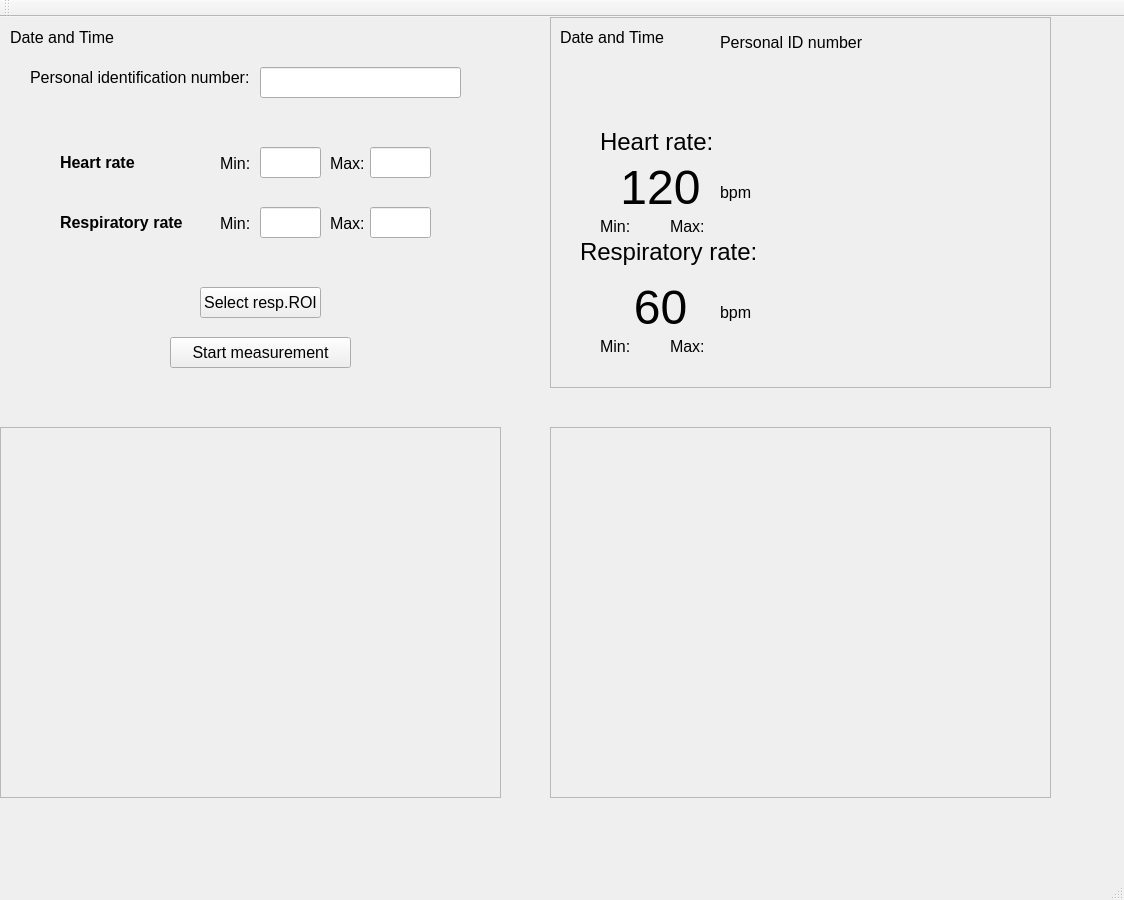
<?xml version="1.0" encoding="UTF-8"?>
<ui version="4.0">
 <class>heimdall_VSClass</class>
 <widget class="QMainWindow" name="heimdall_VSClass">
  <property name="geometry">
   <rect>
    <x>0</x>
    <y>0</y>
    <width>1124</width>
    <height>900</height>
   </rect>
  </property>
  <property name="font">
   <font>
    <family>MS Shell Dlg 2</family>
    <pointsize>12</pointsize>
    <weight>9</weight>
    <italic>false</italic>
    <bold>false</bold>
   </font>
  </property>
  <property name="mouseTracking">
   <bool>true</bool>
  </property>
  <property name="windowTitle">
   <string>heimdall_VS</string>
  </property>
  <property name="autoFillBackground">
   <bool>false</bool>
  </property>
  <property name="styleSheet">
   <string notr="true">font: 75 12pt &quot;MS Shell Dlg 2&quot;;</string>
  </property>
  <widget class="QWidget" name="centralWidget">
   <widget class="QFrame" name="frame_2">
    <property name="geometry">
     <rect>
      <x>550</x>
      <y>0</y>
      <width>501</width>
      <height>371</height>
     </rect>
    </property>
    <property name="frameShape">
     <enum>QFrame::StyledPanel</enum>
    </property>
    <property name="frameShadow">
     <enum>QFrame::Raised</enum>
    </property>
    <widget class="QLabel" name="labelHeartRate_2">
     <property name="geometry">
      <rect>
       <x>50</x>
       <y>110</y>
       <width>131</width>
       <height>31</height>
      </rect>
     </property>
     <property name="styleSheet">
      <string notr="true">font: 75 12pt &quot;MS Shell Dlg 2&quot;;
font: 75 12pt &quot;MS Shell Dlg 2&quot;;</string>
     </property>
     <property name="text">
      <string>&lt;html&gt;&lt;head/&gt;&lt;body&gt;&lt;p&gt;&lt;span style=&quot; font-size:18pt; font-weight:400;&quot;&gt;Heart rate:&lt;/span&gt;&lt;/p&gt;&lt;/body&gt;&lt;/html&gt;</string>
     </property>
    </widget>
    <widget class="QLabel" name="labelRespRate_2">
     <property name="geometry">
      <rect>
       <x>30</x>
       <y>220</y>
       <width>201</width>
       <height>31</height>
      </rect>
     </property>
     <property name="styleSheet">
      <string notr="true">font: 75 12pt &quot;MS Shell Dlg 2&quot;;
font: 75 12pt &quot;MS Shell Dlg 2&quot;;</string>
     </property>
     <property name="text">
      <string>&lt;html&gt;&lt;head/&gt;&lt;body&gt;&lt;p&gt;&lt;span style=&quot; font-size:18pt; font-weight:400;&quot;&gt;Respiratory rate:&lt;/span&gt;&lt;/p&gt;&lt;/body&gt;&lt;/html&gt;</string>
     </property>
    </widget>
    <widget class="QLabel" name="labelHRNumber">
     <property name="geometry">
      <rect>
       <x>50</x>
       <y>140</y>
       <width>121</width>
       <height>61</height>
      </rect>
     </property>
     <property name="text">
      <string>&lt;html&gt;&lt;head/&gt;&lt;body&gt;&lt;p align=&quot;center&quot;&gt;&lt;span style=&quot; font-size:36pt; font-weight:400;&quot;&gt;120&lt;/span&gt;&lt;/p&gt;&lt;/body&gt;&lt;/html&gt;</string>
     </property>
    </widget>
    <widget class="QLabel" name="labelRRNumber">
     <property name="geometry">
      <rect>
       <x>50</x>
       <y>260</y>
       <width>121</width>
       <height>61</height>
      </rect>
     </property>
     <property name="text">
      <string>&lt;html&gt;&lt;head/&gt;&lt;body&gt;&lt;p align=&quot;center&quot;&gt;&lt;span style=&quot; font-size:36pt;&quot;&gt;60&lt;/span&gt;&lt;/p&gt;&lt;/body&gt;&lt;/html&gt;</string>
     </property>
    </widget>
    <widget class="QLabel" name="label">
     <property name="geometry">
      <rect>
       <x>50</x>
       <y>200</y>
       <width>41</width>
       <height>16</height>
      </rect>
     </property>
     <property name="text">
      <string>&lt;html&gt;&lt;head/&gt;&lt;body&gt;&lt;p&gt;Min: &lt;/p&gt;&lt;/body&gt;&lt;/html&gt;</string>
     </property>
    </widget>
    <widget class="QLabel" name="label_2">
     <property name="geometry">
      <rect>
       <x>50</x>
       <y>320</y>
       <width>41</width>
       <height>16</height>
      </rect>
     </property>
     <property name="text">
      <string>&lt;html&gt;&lt;head/&gt;&lt;body&gt;&lt;p&gt;Min: &lt;/p&gt;&lt;/body&gt;&lt;/html&gt;</string>
     </property>
    </widget>
    <widget class="QLabel" name="label_3">
     <property name="geometry">
      <rect>
       <x>120</x>
       <y>200</y>
       <width>41</width>
       <height>16</height>
      </rect>
     </property>
     <property name="text">
      <string>&lt;html&gt;&lt;head/&gt;&lt;body&gt;&lt;p&gt;Max: &lt;/p&gt;&lt;/body&gt;&lt;/html&gt;</string>
     </property>
    </widget>
    <widget class="QLabel" name="label_4">
     <property name="geometry">
      <rect>
       <x>120</x>
       <y>320</y>
       <width>41</width>
       <height>16</height>
      </rect>
     </property>
     <property name="text">
      <string>&lt;html&gt;&lt;head/&gt;&lt;body&gt;&lt;p&gt;Max: &lt;/p&gt;&lt;/body&gt;&lt;/html&gt;</string>
     </property>
    </widget>
    <widget class="QLabel" name="label_5">
     <property name="geometry">
      <rect>
       <x>170</x>
       <y>160</y>
       <width>61</width>
       <height>31</height>
      </rect>
     </property>
     <property name="text">
      <string>bpm</string>
     </property>
    </widget>
    <widget class="QLabel" name="label_6">
     <property name="geometry">
      <rect>
       <x>170</x>
       <y>280</y>
       <width>61</width>
       <height>31</height>
      </rect>
     </property>
     <property name="text">
      <string>bpm</string>
     </property>
    </widget>
    <widget class="QLabel" name="labelDateTime_2">
     <property name="geometry">
      <rect>
       <x>10</x>
       <y>10</y>
       <width>221</width>
       <height>21</height>
      </rect>
     </property>
     <property name="styleSheet">
      <string notr="true">font: 12pt &quot;MS Shell Dlg 2&quot;;</string>
     </property>
     <property name="text">
      <string>Date and Time</string>
     </property>
    </widget>
    <widget class="QLabel" name="label_7">
     <property name="geometry">
      <rect>
       <x>170</x>
       <y>10</y>
       <width>151</width>
       <height>31</height>
      </rect>
     </property>
     <property name="text">
      <string>Personal ID number</string>
     </property>
    </widget>
   </widget>
   <widget class="QFrame" name="frame_3">
    <property name="geometry">
     <rect>
      <x>550</x>
      <y>410</y>
      <width>501</width>
      <height>371</height>
     </rect>
    </property>
    <property name="frameShape">
     <enum>QFrame::StyledPanel</enum>
    </property>
    <property name="frameShadow">
     <enum>QFrame::Raised</enum>
    </property>
   </widget>
   <widget class="QFrame" name="frame_4">
    <property name="geometry">
     <rect>
      <x>0</x>
      <y>410</y>
      <width>501</width>
      <height>371</height>
     </rect>
    </property>
    <property name="frameShape">
     <enum>QFrame::StyledPanel</enum>
    </property>
    <property name="frameShadow">
     <enum>QFrame::Raised</enum>
    </property>
   </widget>
   <widget class="QFrame" name="frame_1">
    <property name="geometry">
     <rect>
      <x>0</x>
      <y>0</y>
      <width>501</width>
      <height>371</height>
     </rect>
    </property>
    <widget class="QPushButton" name="pushSelectROI">
     <property name="geometry">
      <rect>
       <x>200</x>
       <y>270</y>
       <width>121</width>
       <height>31</height>
      </rect>
     </property>
     <property name="styleSheet">
      <string notr="true"/>
     </property>
     <property name="text">
      <string>Select resp.ROI</string>
     </property>
    </widget>
    <widget class="QPushButton" name="pushStart">
     <property name="enabled">
      <bool>true</bool>
     </property>
     <property name="geometry">
      <rect>
       <x>170</x>
       <y>320</y>
       <width>181</width>
       <height>31</height>
      </rect>
     </property>
     <property name="font">
      <font>
       <family>MS Shell Dlg 2</family>
       <pointsize>12</pointsize>
       <weight>9</weight>
       <italic>false</italic>
       <bold>false</bold>
      </font>
     </property>
     <property name="mouseTracking">
      <bool>false</bool>
     </property>
     <property name="styleSheet">
      <string notr="true">font: 75 12pt &quot;MS Shell Dlg 2&quot;;
</string>
     </property>
     <property name="text">
      <string>Start measurement</string>
     </property>
    </widget>
    <widget class="QLabel" name="labelMinRR">
     <property name="geometry">
      <rect>
       <x>220</x>
       <y>200</y>
       <width>47</width>
       <height>13</height>
      </rect>
     </property>
     <property name="text">
      <string>Min:</string>
     </property>
    </widget>
    <widget class="QLabel" name="labelRespRate">
     <property name="geometry">
      <rect>
       <x>60</x>
       <y>190</y>
       <width>141</width>
       <height>31</height>
      </rect>
     </property>
     <property name="styleSheet">
      <string notr="true">font: 75 12pt &quot;MS Shell Dlg 2&quot;;
font: 75 12pt &quot;MS Shell Dlg 2&quot;;</string>
     </property>
     <property name="text">
      <string>&lt;html&gt;&lt;head/&gt;&lt;body&gt;&lt;p&gt;&lt;span style=&quot; font-weight:600;&quot;&gt;Respiratory rate&lt;/span&gt;&lt;/p&gt;&lt;/body&gt;&lt;/html&gt;</string>
     </property>
    </widget>
    <widget class="QLabel" name="labelMaxRR">
     <property name="geometry">
      <rect>
       <x>330</x>
       <y>200</y>
       <width>47</width>
       <height>13</height>
      </rect>
     </property>
     <property name="text">
      <string>Max:</string>
     </property>
    </widget>
    <widget class="QLabel" name="labelMaxHR">
     <property name="geometry">
      <rect>
       <x>330</x>
       <y>140</y>
       <width>47</width>
       <height>13</height>
      </rect>
     </property>
     <property name="text">
      <string>Max:</string>
     </property>
    </widget>
    <widget class="QLabel" name="labelMinHR">
     <property name="geometry">
      <rect>
       <x>220</x>
       <y>140</y>
       <width>47</width>
       <height>13</height>
      </rect>
     </property>
     <property name="text">
      <string>Min:</string>
     </property>
    </widget>
    <widget class="QLabel" name="labelHeartRate">
     <property name="geometry">
      <rect>
       <x>60</x>
       <y>130</y>
       <width>91</width>
       <height>31</height>
      </rect>
     </property>
     <property name="styleSheet">
      <string notr="true">font: 75 12pt &quot;MS Shell Dlg 2&quot;;
font: 75 12pt &quot;MS Shell Dlg 2&quot;;</string>
     </property>
     <property name="text">
      <string>&lt;html&gt;&lt;head/&gt;&lt;body&gt;&lt;p&gt;&lt;span style=&quot; font-weight:600;&quot;&gt;Heart rate&lt;/span&gt;&lt;/p&gt;&lt;/body&gt;&lt;/html&gt;</string>
     </property>
    </widget>
    <widget class="QLabel" name="labelPnr">
     <property name="geometry">
      <rect>
       <x>30</x>
       <y>50</y>
       <width>231</width>
       <height>21</height>
      </rect>
     </property>
     <property name="styleSheet">
      <string notr="true">font: 12pt &quot;MS Shell Dlg 2&quot;;</string>
     </property>
     <property name="text">
      <string>Personal identification number:</string>
     </property>
    </widget>
    <widget class="QLineEdit" name="inputPnr">
     <property name="geometry">
      <rect>
       <x>260</x>
       <y>50</y>
       <width>201</width>
       <height>31</height>
      </rect>
     </property>
    </widget>
    <widget class="QLineEdit" name="inputMinHR">
     <property name="geometry">
      <rect>
       <x>260</x>
       <y>130</y>
       <width>61</width>
       <height>31</height>
      </rect>
     </property>
    </widget>
    <widget class="QLineEdit" name="inputMinRR">
     <property name="geometry">
      <rect>
       <x>260</x>
       <y>190</y>
       <width>61</width>
       <height>31</height>
      </rect>
     </property>
    </widget>
    <widget class="QLineEdit" name="inputMaxRR">
     <property name="geometry">
      <rect>
       <x>370</x>
       <y>190</y>
       <width>61</width>
       <height>31</height>
      </rect>
     </property>
    </widget>
    <widget class="QLineEdit" name="inputMaxHR">
     <property name="geometry">
      <rect>
       <x>370</x>
       <y>130</y>
       <width>61</width>
       <height>31</height>
      </rect>
     </property>
    </widget>
    <widget class="QLabel" name="labelDateTime">
     <property name="geometry">
      <rect>
       <x>10</x>
       <y>10</y>
       <width>231</width>
       <height>21</height>
      </rect>
     </property>
     <property name="styleSheet">
      <string notr="true">font: 12pt &quot;MS Shell Dlg 2&quot;;</string>
     </property>
     <property name="text">
      <string>Date and Time</string>
     </property>
    </widget>
   </widget>
  </widget>
  <widget class="QToolBar" name="mainToolBar">
   <attribute name="toolBarArea">
    <enum>TopToolBarArea</enum>
   </attribute>
   <attribute name="toolBarBreak">
    <bool>false</bool>
   </attribute>
  </widget>
  <widget class="QStatusBar" name="statusBar"/>
 </widget>
 <layoutdefault spacing="6" margin="11"/>
 <resources>
  <include location="heimdall_VS.qrc"/>
 </resources>
 <connections>
  <connection>
   <sender>pushStart</sender>
   <signal>clicked()</signal>
   <receiver>centralWidget</receiver>
   <slot>lower()</slot>
   <hints>
    <hint type="sourcelabel">
     <x>316</x>
     <y>331</y>
    </hint>
    <hint type="destinationlabel">
     <x>251</x>
     <y>185</y>
    </hint>
   </hints>
  </connection>
 </connections>
</ui>
